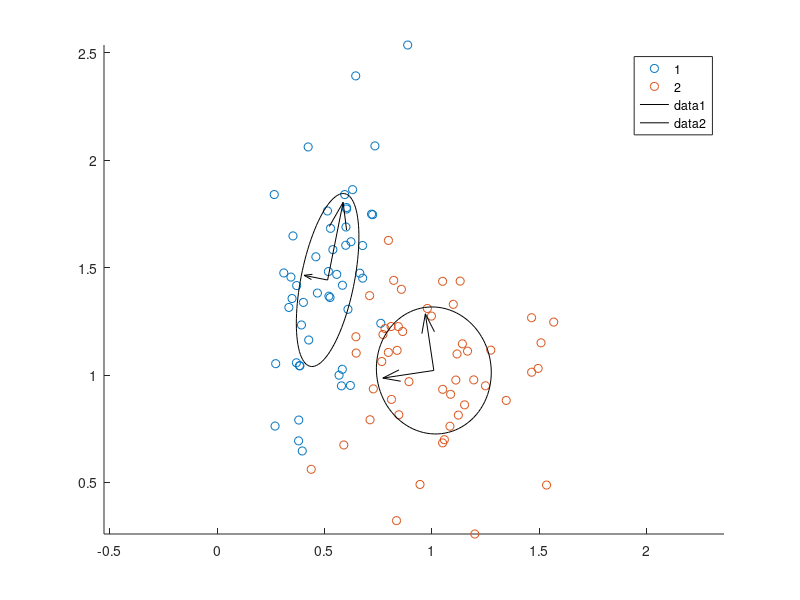

Here is the MATLAB script that generated this plot:
%PlotElipsoidOnPoints

%# generate data
num = 50;
X = [ mvnrnd([0.5 1.5], [0.025 0.03 ; 0.03 0.16], num) ; ...
      mvnrnd([1 1], [0.09 -0.01 ; -0.01 0.08], num)   ];
G = [1*ones(num,1) ; 2*ones(num,1)];

gscatter(X(:,1), X(:,2), G)
axis equal, hold on

for k=1:2
    %# indices of points in this group
    idx = ( G == k );

    %# substract mean
    Mu = mean( X(idx,:) );
    X0 = bsxfun(@minus, X(idx,:), Mu);

    %# eigen decomposition [sorted by eigen values]
    [V D] = eig( X0'*X0 ./ (sum(idx)-1) );     %#' cov(X0)
    [D order] = sort(diag(D), 'descend');
    D = diag(D);
    V = V(:, order);

    t = linspace(0,2*pi,100);
    e = [cos(t) ; sin(t)];        %# unit circle
    VV = V*sqrt(D);               %# scale eigenvectors
    e = bsxfun(@plus, VV*e, Mu'); %#' project circle back to orig space

    %# plot cov and major/minor axes
    plot(e(1,:), e(2,:), 'Color','k');
    quiver(Mu(1),Mu(2), VV(1,1),VV(2,1), 'Color','k')
    quiver(Mu(1),Mu(2), VV(1,2),VV(2,2), 'Color','k')
end
